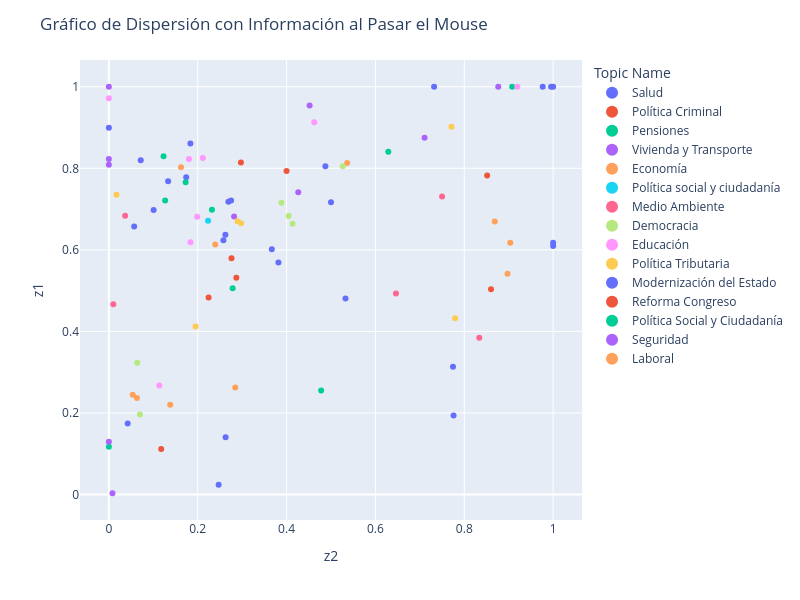

The notebook cell this image was saved under:
### Markdown cell above
**En el mapa de calor, cada celda representa la media de los valores de "politica" dentro de un intervalo específico. Al analizar la figura, se puede observar una agrupación de usuarios con orientación política de izquierda en el lado izquierdo del mapa, mientras que en el lado derecho se evidencia una agrupación de usuarios con orientación política de derecha.**

**2. Pares de propuestas**

### Code cell
# Crear un gráfico de dispersión interactivo con Plotly
fig = px.scatter(coordsP, x="z1", y="z2", color="topic_name", hover_data=["short_name"])

# Personalizar el diseño del gráfico
fig.update_layout(
    title="Gráfico de Dispersión con Información al Pasar el Mouse",
    xaxis_title="z2",
    yaxis_title="z1",
    legend_title="Topic Name"
)

# Ajustar el tamaño de la leyenda y ubicarla a la derecha
fig.update_layout(
    legend=dict(
        itemsizing='constant',  # Ajusta el tamaño de los elementos de la leyenda
        orientation="v",  # Cambia la orientación de la leyenda a vertical
        yanchor="top",  # Ancla la leyenda en la parte superior
        y=1,  # Ajusta la posición vertical de la leyenda
        xanchor="left",  # Ancla la leyenda a la izquierda
        x=1.02  # Ajusta la posición horizontal de la leyenda
    )
)

# Establecer el tamaño del gráfico para que sea cuadrado sin considerar la leyenda
fig.update_layout(
    autosize=False,
    width=800,  # Ajusta según tus preferencias
    height=600  # Ajusta según tus preferencias
)


# Mostrar el gráfico interactivo
fig.show()
#offline.plot(fig, filename='results/figures/Propuestas_notebook_modificado.html')

### Figure 1 — Plotly figure (JSON) as saved in the notebook; plotly's stock layout.template omitted (floating-point values rounded to 4 significant figures)
{"data": [{"customdata": [["Farmacias"], ["Marihuana"], ["Adulto Mayor"], ["Ficha Médica Digital"], ["Venta de Alcohol"], ["Seguro Universal"], ["Aumento de Médicos"], ["Enfermedades Catastróficas"], ["Fonasa Farmacia"], ["Límite Precio Medicamentos"]], "hovertemplate": "topic_name=Salud<br>z1=%{x}<br>z2=%{y}<br>short_name=%{customdata[0]}<extra></extra>", "legendgroup": "Salud", "marker": {"color": "#636efa", "symbol": "circle"}, "mode": "markers", "name": "Salud", "orientation": "v", "showlegend": true, "type": "scatter", "x": [0.057, 1, 0.2692, 0.4874, 0.9765, 0.2578, 0.1741, 0.2751, 0.1836, 0.2623], "xaxis": "x", "y": [0.6572, 1.0, 0.7178, 0.805, 1.0, 0.6235, 0.7783, 0.7209, 0.8607, 0.6372], "yaxis": "y"}, {"customdata": [["Cárcel Cohecho"], ["Narcotráfico"], ["Armas de Fuego"], ["Cárcel Colusión"], ["Cárcel Impuestos"], ["Derechos Humanos"]], "hovertemplate": "topic_name=Política Criminal<br>z1=%{x}<br>z2=%{y}<br>short_name=%{customdata[0]}<extra></extra>", "legendgroup": "Política Criminal", "marker": {"color": "#EF553B", "symbol": "circle"}, "mode": "markers", "name": "Política Criminal", "orientation": "v", "showlegend": true, "type": "scatter", "x": [0.276, 0.2972, 0.8515, 0.2869, 0.2244, 0.1178], "xaxis": "x", "y": [0.5792, 0.8145, 0.7826, 0.532, 0.483, 0.1117], "yaxis": "y"}, {"customdata": [["Retiro AFP"], ["Aporte Empleador a AFP"], ["Edad de Jubilación"], ["Pensión Mínima"], ["Pilar Solidario"]], "hovertemplate": "topic_name=Pensiones<br>z1=%{x}<br>z2=%{y}<br>short_name=%{customdata[0]}<extra></extra>", "legendgroup": "Pensiones", "marker": {"color": "#00cc96", "symbol": "circle"}, "mode": "markers", "name": "Pensiones", "orientation": "v", "showlegend": true, "type": "scatter", "x": [0.4778, 0.1267, 0.9077, 0.2785, 0.1728], "xaxis": "x", "y": [0.2551, 0.7212, 1, 0.5061, 0.766], "yaxis": "y"}, {"customdata": [["Más Metro"], ["Subsidio Vivienda"], ["Bicicletas"], ["Transporte Tercera Edad"], ["Vías Exclusivas"], ["Autopistas"], ["Viviendas Integradas"], ["Barrios Integrados"]], "hovertemplate": "topic_name=Vivienda y Transporte<br>z1=%{x}<br>z2=%{y}<br>short_name=%{customdata[0]}<extra></extra>", "legendgroup": "Vivienda y Transporte", "marker": {"color": "#ab63fa", "symbol": "circle"}, "mode": "markers", "name": "Vivienda y Transporte", "orientation": "v", "showlegend": true, "type": "scatter", "x": [0.4519, 0.4263, 0.7106, 0.2819, 3.756e-05, 0.8764, 1.402e-08, 1.784e-08], "xaxis": "x", "y": [0.9541, 0.7411, 0.875, 0.6818, 1.0, 1.0, 0.8225, 0.8089], "yaxis": "y"}, {"customdata": [["Agua"], ["Subsidio Luz"], ["Subsidio Agua"], ["Protección Consumidor"], ["Litio Estatal"], ["Transbank"], ["Estructura Productiva"], ["Ley de Pesca"]], "hovertemplate": "topic_name=Economía<br>z1=%{x}<br>z2=%{y}<br>short_name=%{customdata[0]}<extra></extra>", "legendgroup": "Economía", "marker": {"color": "#FFA15A", "symbol": "circle"}, "mode": "markers", "name": "Economía", "orientation": "v", "showlegend": true, "type": "scatter", "x": [0.2845, 0.8686, 0.8972, 0.5363, 0.1381, 0.9035, 0.1625, 0.05375], "xaxis": "x", "y": [0.2624, 0.6696, 0.5413, 0.8131, 0.2204, 0.6174, 0.8028, 0.2449], "yaxis": "y"}, {"customdata": [["Sename"]], "hovertemplate": "topic_name=Política social y ciudadanía<br>z1=%{x}<br>z2=%{y}<br>short_name=%{customdata[0]}<extra></extra>", "legendgroup": "Política social y ciudadanía", "marker": {"color": "#19d3f3", "symbol": "circle"}, "mode": "markers", "name": "Política social y ciudadanía", "orientation": "v", "showlegend": true, "type": "scatter", "x": [0.2233], "xaxis": "x", "y": [0.6715], "yaxis": "y"}, {"customdata": [["Termoeléctricas"], ["Zonas de Sacrificio"], ["Impuesto al Carbono"], ["Glaciares"], ["Libre de Carbono"]], "hovertemplate": "topic_name=Medio Ambiente<br>z1=%{x}<br>z2=%{y}<br>short_name=%{customdata[0]}<extra></extra>", "legendgroup": "Medio Ambiente", "marker": {"color": "#FF6692", "symbol": "circle"}, "mode": "markers", "name": "Medio Ambiente", "orientation": "v", "showlegend": true, "type": "scatter", "x": [0.8338, 0.6462, 0.75, 0.01004, 0.03664], "xaxis": "x", "y": [0.3847, 0.4929, 0.7308, 0.4668, 0.6839], "yaxis": "y"}, {"customdata": [["Voto Obligatorio"], ["Reelección de Alcaldes"], ["Elección Parlamentarios"], ["Participación Directa"], ["Sistema Electoral"], ["Plebiscitos Nacionales"]], "hovertemplate": "topic_name=Democracia<br>z1=%{x}<br>z2=%{y}<br>short_name=%{customdata[0]}<extra></extra>", "legendgroup": "Democracia", "marker": {"color": "#B6E880", "symbol": "circle"}, "mode": "markers", "name": "Democracia", "orientation": "v", "showlegend": true, "type": "scatter", "x": [0.5265, 0.4046, 0.4135, 0.06385, 0.3884, 0.06991], "xaxis": "x", "y": [0.8048, 0.6831, 0.6641, 0.3235, 0.7155, 0.1965], "yaxis": "y"}, {"customdata": [["Educación RRSS"], ["Bibliotecas"], ["Salario Profesores"], ["Ciencia y Tecnología"], ["Bilingüe"], ["Educación Técnico Profesional"], ["Sala Cuna"], ["CAE"]], "hovertemplate": "topic_name=Educación<br>z1=%{x}<br>z2=%{y}<br>short_name=%{customdata[0]}<extra></extra>", "legendgroup": "Educación", "marker": {"color": "#FF97FF", "symbol": "circle"}, "mode": "markers", "name": "Educación", "orientation": "v", "showlegend": true, "type": "scatter", "x": [0.9194, 5.622e-08, 0.1837, 0.1987, 0.4623, 0.2115, 0.1802, 0.1136], "xaxis": "x", "y": [1.0, 0.9719, 0.6189, 0.681, 0.9129, 0.8254, 0.8226, 0.2677], "yaxis": "y"}, {"customdata": [["IVA medicamentos"], ["IVA libros"], ["Impuestos a vicios"], ["Contribuciones"], ["Franquicias tributarias"], ["Progresividad de Impuestos"]], "hovertemplate": "topic_name=Política Tributaria<br>z1=%{x}<br>z2=%{y}<br>short_name=%{customdata[0]}<extra></extra>", "legendgroup": "Política Tributaria", "marker": {"color": "#FECB52", "symbol": "circle"}, "mode": "markers", "name": "Política Tributaria", "orientation": "v", "showlegend": true, "type": "scatter", "x": [0.2898, 0.01713, 0.7712, 0.2977, 0.7793, 0.1951], "xaxis": "x", "y": [0.6703, 0.7351, 0.9018, 0.6653, 0.4325, 0.412], "yaxis": "y"}, {"customdata": [["Notarios"], ["Dieta Parlamentaria"], ["Terrenos Fronterizos"], ["Nueva Constitución"], ["Fuerzas Armadas"], ["Asamblea Constituyente"], ["Custodia Compartida"], ["Pueblos Originarios"], ["Cuoteo Diplomático"], ["Sistema Salud para Electos"], ["Fondo Común Municipal"], ["Periodo Presidencial"], ["Provincias"], ["Cambio de Gabinete"], ["Sueldo Altos Funcionarios"], ["Edad Máxima"], ["Autonomía Regional"]], "hovertemplate": "topic_name=Modernización del Estado<br>z1=%{x}<br>z2=%{y}<br>short_name=%{customdata[0]}<extra></extra>", "legendgroup": "Modernización del Estado", "marker": {"color": "#636efa", "symbol": "circle"}, "mode": "markers", "name": "Modernización del Estado", "orientation": "v", "showlegend": true, "type": "scatter", "x": [0.07174, 0.3668, 1, 0.2628, 0.7759, 0.2471, 9.752e-05, 0.04233, 0.5, 0.5326, 0.1335, 0.732, 0.9954, 0.7746, 0.3817, 1, 0.1008], "xaxis": "x", "y": [0.8201, 0.6015, 0.6098, 0.1406, 0.1938, 0.02416, 0.8995, 0.1743, 0.7171, 0.4811, 0.7684, 1, 0.9999, 0.3135, 0.5694, 0.6175, 0.6981], "yaxis": "y"}, {"customdata": [["Camara Única"], ["Reducción Parlamento"]], "hovertemplate": "topic_name=Reforma Congreso<br>z1=%{x}<br>z2=%{y}<br>short_name=%{customdata[0]}<extra></extra>", "legendgroup": "Reforma Congreso", "marker": {"color": "#EF553B", "symbol": "circle"}, "mode": "markers", "name": "Reforma Congreso", "orientation": "v", "showlegend": true, "type": "scatter", "x": [0.8602, 0.4], "xaxis": "x", "y": [0.5036, 0.7935], "yaxis": "y"}, {"customdata": [["Matrimonio Igualitario"], ["Programas Intervención"], ["Información Personal"], ["Espacios Públicos"]], "hovertemplate": "topic_name=Política Social y Ciudadanía<br>z1=%{x}<br>z2=%{y}<br>short_name=%{customdata[0]}<extra></extra>", "legendgroup": "Política Social y Ciudadanía", "marker": {"color": "#00cc96", "symbol": "circle"}, "mode": "markers", "name": "Política Social y Ciudadanía", "orientation": "v", "showlegend": true, "type": "scatter", "x": [3.151e-09, 0.232, 0.6289, 0.1232], "xaxis": "x", "y": [0.1176, 0.6987, 0.8404, 0.8299], "yaxis": "y"}, {"customdata": [["Retiro FFAA"], ["Toque de Queda"]], "hovertemplate": "topic_name=Seguridad<br>z1=%{x}<br>z2=%{y}<br>short_name=%{customdata[0]}<extra></extra>", "legendgroup": "Seguridad", "marker": {"color": "#ab63fa", "symbol": "circle"}, "mode": "markers", "name": "Seguridad", "orientation": "v", "showlegend": true, "type": "scatter", "x": [0.00814, 2.409e-08], "xaxis": "x", "y": [0.003308, 0.1295], "yaxis": "y"}, {"customdata": [["40 Horas"], ["Sueldo Mínimo"]], "hovertemplate": "topic_name=Laboral<br>z1=%{x}<br>z2=%{y}<br>short_name=%{customdata[0]}<extra></extra>", "legendgroup": "Laboral", "marker": {"color": "#FFA15A", "symbol": "circle"}, "mode": "markers", "name": "Laboral", "orientation": "v", "showlegend": true, "type": "scatter", "x": [0.0632, 0.2394], "xaxis": "x", "y": [0.2371, 0.6134], "yaxis": "y"}], "layout": {"autosize": false, "height": 600, "legend": {"itemsizing": "constant", "orientation": "v", "title": {"text": "Topic Name"}, "tracegroupgap": 0, "x": 1.02, "xanchor": "left", "y": 1, "yanchor": "top"}, "margin": {"t": 60}, "title": {"text": "Gráfico de Dispersión con Información al Pasar el Mouse"}, "width": 800, "xaxis": {"anchor": "y", "domain": [0, 1], "title": {"text": "z2"}}, "yaxis": {"anchor": "x", "domain": [0, 1], "title": {"text": "z1"}}}}
